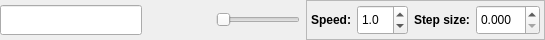
             <widget class="QWidget" name="widgetTimescale" native="true">
              <property name="maximumSize">
               <size>
                <width>16777215</width>
                <height>40</height>
               </size>
              </property>
              <layout class="QHBoxLayout" name="layoutTimescale" stretch="0,0,0">
               <property name="leftMargin">
                <number>0</number>
               </property>
               <property name="topMargin">
                <number>0</number>
               </property>
               <property name="rightMargin">
                <number>0</number>
               </property>
               <property name="bottomMargin">
                <number>0</number>
               </property>
               <item>
                <widget class="LineEdit" name="displayTime">
                 <property name="sizePolicy">
                  <sizepolicy hsizetype="MinimumExpanding" vsizetype="Fixed">
                   <horstretch>0</horstretch>
                   <verstretch>0</verstretch>
                  </sizepolicy>
                 </property>
                 <property name="minimumSize">
                  <size>
                   <width>80</width>
                   <height>30</height>
                  </size>
                 </property>
                 <property name="maximumSize">
                  <size>
                   <width>200</width>
                   <height>30</height>
                  </size>
                 </property>
                 <property name="font">
                  <font>
                   <pointsize>11</pointsize>
                  </font>
                 </property>
                 <property name="alignment">
                  <set>Qt::AlignCenter</set>
                 </property>
                 <property name="readOnly">
                  <bool>true</bool>
                 </property>
                </widget>
               </item>
               <item>
                <widget class="QWidget" name="widgetPlay" native="true">
                 <layout class="QHBoxLayout" name="horizontalLayout_6">
                  <property name="leftMargin">
                   <number>0</number>
                  </property>
                  <property name="topMargin">
                   <number>0</number>
                  </property>
                  <property name="rightMargin">
                   <number>0</number>
                  </property>
                  <property name="bottomMargin">
                   <number>0</number>
                  </property>
                  <item>
                   <widget class="QPushButton" name="playbackLoop">
                    <property name="minimumSize">
                     <size>
                      <width>28</width>
                      <height>28</height>
                     </size>
                    </property>
                    <property name="maximumSize">
                     <size>
                      <width>28</width>
                      <height>28</height>
                     </size>
                    </property>
                    <property name="focusPolicy">
                     <enum>Qt::NoFocus</enum>
                    </property>
                    <property name="toolTip">
                     <string>&lt;html&gt;&lt;head/&gt;&lt;body&gt;&lt;p&gt;Loop&lt;/p&gt;&lt;/body&gt;&lt;/html&gt;</string>
                    </property>
                    <property name="text">
                     <string/>
                    </property>
                    <property name="icon">
                     <iconset resource="resource.qrc">
                      <normaloff>:/resources/svg/loop.svg</normaloff>:/resources/svg/loop.svg</iconset>
                    </property>
                    <property name="iconSize">
                     <size>
                      <width>22</width>
                      <height>22</height>
                     </size>
                    </property>
                    <property name="checkable">
                     <bool>true</bool>
                    </property>
                    <property name="flat">
                     <bool>true</bool>
                    </property>
                   </widget>
                  </item>
                  <item>
                   <widget class="QPushButton" name="buttonPlay">
                    <property name="minimumSize">
                     <size>
                      <width>28</width>
                      <height>28</height>
                     </size>
                    </property>
                    <property name="maximumSize">
                     <size>
                      <width>28</width>
                      <height>28</height>
                     </size>
                    </property>
                    <property name="focusPolicy">
                     <enum>Qt::NoFocus</enum>
                    </property>
                    <property name="toolTip">
                     <string>&lt;html&gt;&lt;head/&gt;&lt;body&gt;&lt;p&gt;Start/Stop player&lt;/p&gt;&lt;p&gt;( &lt;span style=&quot; font-weight:600;&quot;&gt;Space &lt;/span&gt;)&lt;/p&gt;&lt;/body&gt;&lt;/html&gt;</string>
                    </property>
                    <property name="styleSheet">
                     <string notr="true">QPushButton:checked {
    background-color: transparent;
    border:  0px;
    padding: 3px;
    outline: none;
}</string>
                    </property>
                    <property name="text">
                     <string/>
                    </property>
                    <property name="icon">
                     <iconset resource="resource.qrc">
                      <normaloff>:/resources/svg/play_arrow.svg</normaloff>:/resources/svg/play_arrow.svg</iconset>
                    </property>
                    <property name="iconSize">
                     <size>
                      <width>26</width>
                      <height>26</height>
                     </size>
                    </property>
                    <property name="checkable">
                     <bool>true</bool>
                    </property>
                    <property name="checked">
                     <bool>false</bool>
                    </property>
                    <property name="flat">
                     <bool>true</bool>
                    </property>
                   </widget>
                  </item>
                  <item>
                   <widget class="RealSlider" name="timeSlider">
                    <property name="enabled">
                     <bool>true</bool>
                    </property>
                    <property name="sizePolicy">
                     <sizepolicy hsizetype="Expanding" vsizetype="Fixed">
                      <horstretch>1</horstretch>
                      <verstretch>0</verstretch>
                     </sizepolicy>
                    </property>
                    <property name="minimumSize">
                     <size>
                      <width>0</width>
                      <height>40</height>
                     </size>
                    </property>
                    <property name="maximumSize">
                     <size>
                      <width>16777215</width>
                      <height>40</height>
                     </size>
                    </property>
                    <property name="focusPolicy">
                     <enum>Qt::WheelFocus</enum>
                    </property>
                    <property name="maximum">
                     <number>0</number>
                    </property>
                    <property name="orientation">
                     <enum>Qt::Horizontal</enum>
                    </property>
                    <property name="tickPosition">
                     <enum>QSlider::NoTicks</enum>
                    </property>
                    <property name="tickInterval">
                     <number>1</number>
                    </property>
                   </widget>
                  </item>
                 </layout>
                </widget>
               </item>
               <item>
                <widget class="QFrame" name="frame">
                 <property name="maximumSize">
                  <size>
                   <width>16777215</width>
                   <height>40</height>
                  </size>
                 </property>
                 <property name="frameShape">
                  <enum>QFrame::StyledPanel</enum>
                 </property>
                 <property name="frameShadow">
                  <enum>QFrame::Raised</enum>
                 </property>
                 <layout class="QHBoxLayout" name="horizontalLayout">
                  <property name="spacing">
                   <number>6</number>
                  </property>
                  <property name="leftMargin">
                   <number>4</number>
                  </property>
                  <property name="topMargin">
                   <number>2</number>
                  </property>
                  <property name="rightMargin">
                   <number>4</number>
                  </property>
                  <property name="bottomMargin">
                   <number>2</number>
                  </property>
                  <item>
                   <widget class="QLabel" name="label">
                    <property name="font">
                     <font>
                      <weight>75</weight>
                      <bold>true</bold>
                     </font>
                    </property>
                    <property name="text">
                     <string>Speed:</string>
                    </property>
                   </widget>
                  </item>
                  <item>
                   <widget class="QDoubleSpinBox" name="playbackRate">
                    <property name="minimumSize">
                     <size>
                      <width>0</width>
                      <height>30</height>
                     </size>
                    </property>
                    <property name="maximumSize">
                     <size>
                      <width>16777215</width>
                      <height>30</height>
                     </size>
                    </property>
                    <property name="focusPolicy">
                     <enum>Qt::WheelFocus</enum>
                    </property>
                    <property name="toolTip">
                     <string>&lt;html&gt;&lt;head/&gt;&lt;body&gt;&lt;p&gt;Rate (speed multiplier)&lt;/p&gt;&lt;/body&gt;&lt;/html&gt;</string>
                    </property>
                    <property name="decimals">
                     <number>1</number>
                    </property>
                    <property name="minimum">
                     <double>0.100000000000000</double>
                    </property>
                    <property name="maximum">
                     <double>10.000000000000000</double>
                    </property>
                    <property name="singleStep">
                     <double>0.100000000000000</double>
                    </property>
                    <property name="value">
                     <double>1.000000000000000</double>
                    </property>
                   </widget>
                  </item>
                  <item>
                   <widget class="QLabel" name="label_2">
                    <property name="font">
                     <font>
                      <weight>75</weight>
                      <bold>true</bold>
                     </font>
                    </property>
                    <property name="toolTip">
                     <string>&lt;html&gt;&lt;head/&gt;&lt;body&gt;&lt;p&gt;&lt;br/&gt;&lt;/p&gt;&lt;/body&gt;&lt;/html&gt;</string>
                    </property>
                    <property name="text">
                     <string>Step size:</string>
                    </property>
                   </widget>
                  </item>
                  <item>
                   <widget class="QDoubleSpinBox" name="playbackStep">
                    <property name="minimumSize">
                     <size>
                      <width>0</width>
                      <height>30</height>
                     </size>
                    </property>
                    <property name="focusPolicy">
                     <enum>Qt::WheelFocus</enum>
                    </property>
                    <property name="toolTip">
                     <string>&lt;html&gt;&lt;head/&gt;&lt;body&gt;&lt;p&gt;Step size to move the time tracker (use the LEFT/RIGHT arrows)&lt;/p&gt;&lt;/body&gt;&lt;/html&gt;</string>
                    </property>
                    <property name="decimals">
                     <number>3</number>
                    </property>
                    <property name="maximum">
                     <double>10.000000000000000</double>
                    </property>
                    <property name="singleStep">
                     <double>0.100000000000000</double>
                    </property>
                   </widget>
                  </item>
                 </layout>
                </widget>
               </item>
              </layout>
             </widget>
